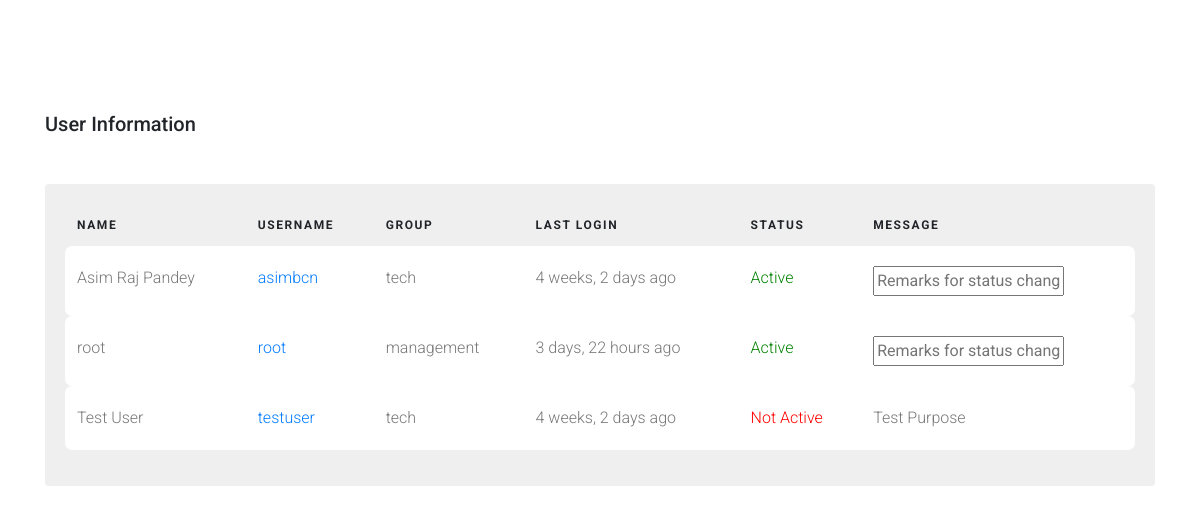
The page /index/user_info/ (signed in) on the database as committed earlier.
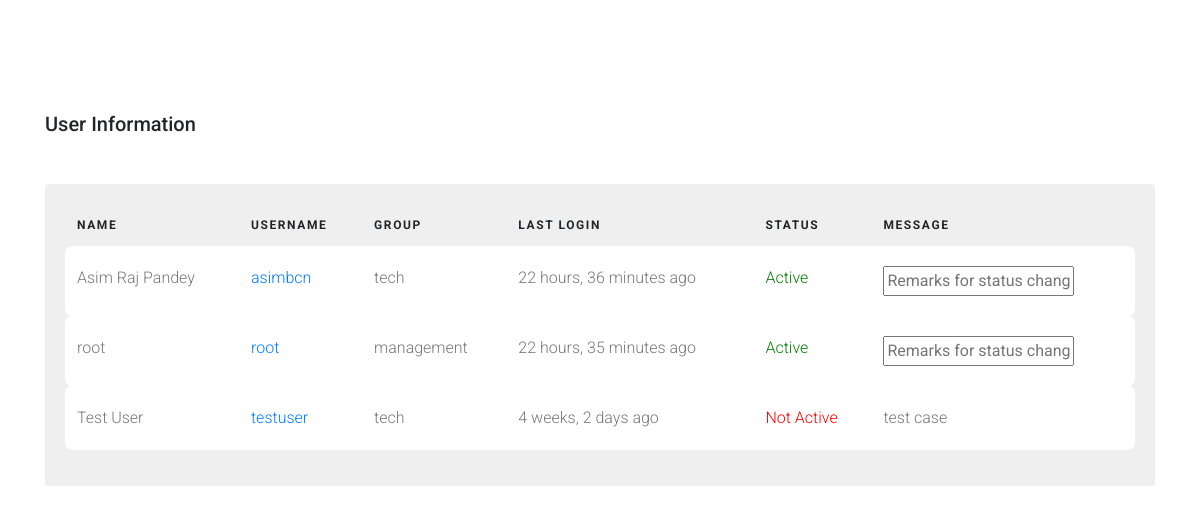
The same page on the database as committed later.
### Users/models.py (models this page shows, shortened)
class UserInfo(models.Model):
    groupchoices = models.TextChoices('groupchoices', 'management accounting sales tech restricted')
    user = models.OneToOneField(User,
                                on_delete=models.CASCADE,
                                null=True,
                                blank=True)
    name = models.CharField(max_length=200, null=True)
    email = models.EmailField(max_length=200,null=True)
    image = models.ImageField(null=True, upload_to='profile_pics/', blank=True)
    active = models.BooleanField(default=True)
    priv_level = models.IntegerField(default=3)
    group = models.CharField(max_length=100,
                             default='restricted',
                             choices=groupchoices.choices)
    remarks = models.CharField(max_length=200, null=True, blank=True)

### System/views.py (the view)
# urls.py: path("user_info/", views.user_info, name="user_info"),
@login_required(login_url='login')
def user_info(request):
    if not check_user_status(request):
        messages.error(request, 'Your account is not active. Please contact admin to activate your account.')
        return redirect('logout')
    info = UserInfo.objects.all()
    context = {'data':info}
    return render(request, 'dms/statistics/user_info.html', context)

### System/utils.py (called while the page is built)
def check_user_status(request):
    user = UserInfo.objects.get(user=request.user)
    if user.active == True:
        return True
    else:
        return False

### template/dms/statistics/user_info.html (shortened to what this page needs)
{% load static %}
<!doctype html>
<html lang="en">
  <head></head>
    <link rel="stylesheet" href="{% static 'css/sec/bootstrap.min.css' %}">
    <link rel="stylesheet" href="{% static 'css/sec/style.css' %}">
  </head>
  <body>
  <div class="content">
    <div class="container">
      {%if messages%}
      {%for message in messages%}
      <h2 class="mb-5">{{message}}</h2>
      {%endfor%}
      {% else %}
      <h2 class="mb-5">User Information</h2>
      {%endif%}
      <div class="table-responsive custom-table-responsive">
        <table class="table custom-table">
          <thead>
            <tr>
              <th scope="col">Name</th>
              <th scope="col">Username</th>
              <th scope="col">Group</th>
              <th scope="col">Last Login</th>
              <th scope="col">Status</th>
              <th scope="col">Message</th>
            </tr>
          </thead>
          <tbody>
            {% if data %}
            {% for d in data%}
            <tr scope="row">
              <td>
                {{d.name}}
              </td>
              <td><a href="#">{{d.user}}</a></td>
              <td>
                {%if d.group == "restricted"%}
                <form action="{% url 'restrict' d.pk %}" method="post">
                  {%csrf_token%}
                <select name="myselect" id="myselect" onchange="this.form.submit()">
                  <option value="restricted">restricted</option>
                  <option value="management">management</option>
                  <option value="accounting">accounting</option>
                  <option value="sales">sales</option>
                  <option value="tech">tech</option>
                </select>
                </form>
                {%else%}
                {{d.group}}
                {%endif%}
              </td>
              <td>{{d.user.last_login | timesince}} ago</td>
                {%if d.active == True %}
                <td>
                  <a style="color:green;" >
                Active
              </a>
              </td>
                {%else%}
              <td>
                <a href="{% url 'change_status' pk=d.pk reason='test' %}" style="color:red; text-decoration: none;">
                Not Active
              </a>
              </td>
                {%endif%}
              <td>
                {%if d.remarks == "Active" or d.remarks == None%}
                <form action="{% url 'active_change' d.pk %}" method="post">
                  <input type="text" name="reason" placeholder="Remarks for status change">
                </form>
                {%elif d.active == False %}
                {{d.remarks}}
                {%endif%}
              </td>
            </tr>
            {%endfor%}
            {%endif%}
          </tbody>
        </table>
      </div>
    </div>
  </div>
  </body>
</html>

Rows that differ between the two databases and show on the page:
changed through a linked row, UserInfo "Asim Raj Pandey": user.last_login "4 weeks, 2 days" → "22 hours, 36 minutes"
changed through a linked row, UserInfo "root": user.last_login "3 days, 22 hours" → "22 hours, 35 minutes"
changed UserInfo "Test User": remarks "Test Purpose" → "test case"
